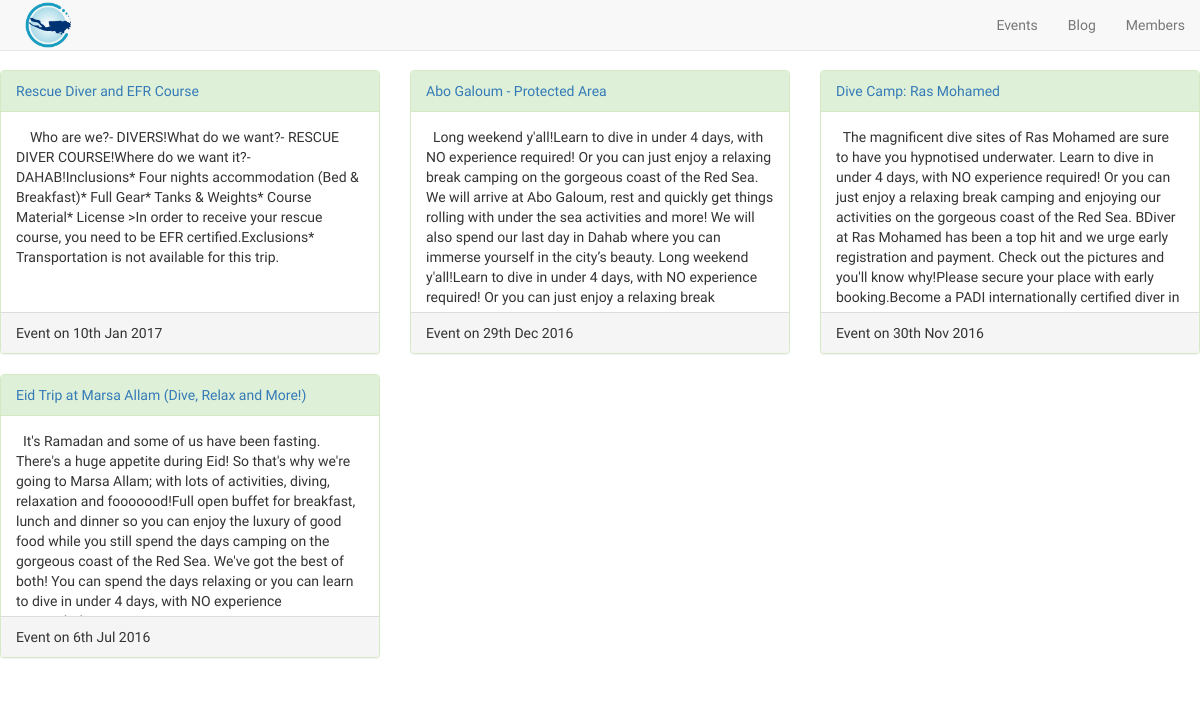
The page /events/index.php on the database its author committed.
### tables this page shows
CREATE TABLE `events` (
  `event_id` int(11) NOT NULL,
  `title` varchar(255) NOT NULL,
  `details` text NOT NULL,
  `location` varchar(255) NOT NULL,
  `date` date NOT NULL,
  `tickets_available` int(11) DEFAULT NULL,
  `price` int(11) DEFAULT NULL,
  `payment_method` varchar(255) DEFAULT 'Cash',
  `created_at` timestamp NOT NULL DEFAULT CURRENT_TIMESTAMP
);

### events/index.php (the view, shortened to what this page needs)
<?php include '../includes/navbar.php';?>
<div class="content">
          <?php include '../events/new.php';?>
  <?php
  try {
    $stmt = $conn->prepare('SELECT * FROM events ORDER BY events.date DESC');
    $stmt->execute();
    $result = $stmt->fetchAll();
    $count = 0;
    foreach( $result as $row ) {
      $details = $row['details'];
      $details = strip_tags($details);
      if (strlen($details) > 500) {
        $stringCut = substr($details, 0, 500);
        $details = substr($stringCut, 0, strrpos($stringCut, ' '));
      }
      if($count==0 OR is_int($count/3)){
        echo '<div class="row">';
      }
      echo '<div class="col-md-4">';
      echo '<div class="panel panel-success" >';
      echo '<div class="panel-heading"><a href="show.php?id='.$row['event_id'].'">'.$row['title'].'</a></div>';
      echo '<div class="panel-body" style="min-height: 200;max-height: 200;overflow-y: hidden;">'.$details.'</div>';
      echo '<div class="panel-footer">Event on '.date('jS M Y', strtotime($row['date']));
        echo '</div>';
        echo '</div>';
        echo '</div>';
        $count++;
      if($count==3 OR is_int($count/3)){
              echo '</div>';
            }
          }
        } catch (PDOException $e) {
          echo $e->getMessage();
      }
  ?>
</div>

### stylesheets/style.css (style rules this page uses)
.content { margin-top: 70px; }

### rows shown on the page
events: title "Rescue Diver and EFR Course", details "Who are we?- DIVERS!What do we want?- RESCUE DIVER COURSE!Where do we want it?- DAHAB!Inclusions* Four nights accommodation (Bed & Breakfast)* Full Gear* Tanks & Weights* Course Material* License >In order to receive your rescue course, you need to be EFR certified.Exclusions* Transportation is not available for this trip.", date "10th Jan 2017"
events: title "Abo Galoum - Protected Area", details "Long weekend y'all!Learn to dive in under 4 days, with NO experience required! Or you can just enjoy a relaxing break camping on the gorgeous coast of the Red Sea. We will arrive at Abo Galoum, rest and quickly get things rolling with under the sea activities and more! We will also spend our last day in Dahab where you can immerse yourself in the city’s beauty. Long weekend y'all!Learn to dive in under 4 days, with NO experience required! Or you can just enjoy a relaxing break", date "29th Dec 2016"
events: title "Dive Camp: Ras Mohamed", details "The magnificent dive sites of Ras Mohamed are sure to have you hypnotised underwater. Learn to dive in under 4 days, with NO experience required! Or you can just enjoy a relaxing break camping and enjoying our activities on the gorgeous coast of the Red Sea. BDiver at Ras Mohamed has been a top hit and we urge early registration and payment. Check out the pictures and you'll know why!Please secure your place with early booking.Become a PADI internationally certified diver in…", date "30th Nov 2016"
events: title "Eid Trip at Marsa Allam (Dive, Relax and More!)", details "It's Ramadan and some of us have been fasting. There's a huge appetite during Eid! So that's why we're going to Marsa Allam; with lots of activities, diving, relaxation and fooooood!Full open buffet for breakfast, lunch and dinner so you can enjoy the luxury of good food while you still spend the days camping on the gorgeous coast of the Red Sea. We've got the best of both! You can spend the days relaxing or you can learn to dive in under 4 days, with NO experience…", date "6th Jul 2016"
